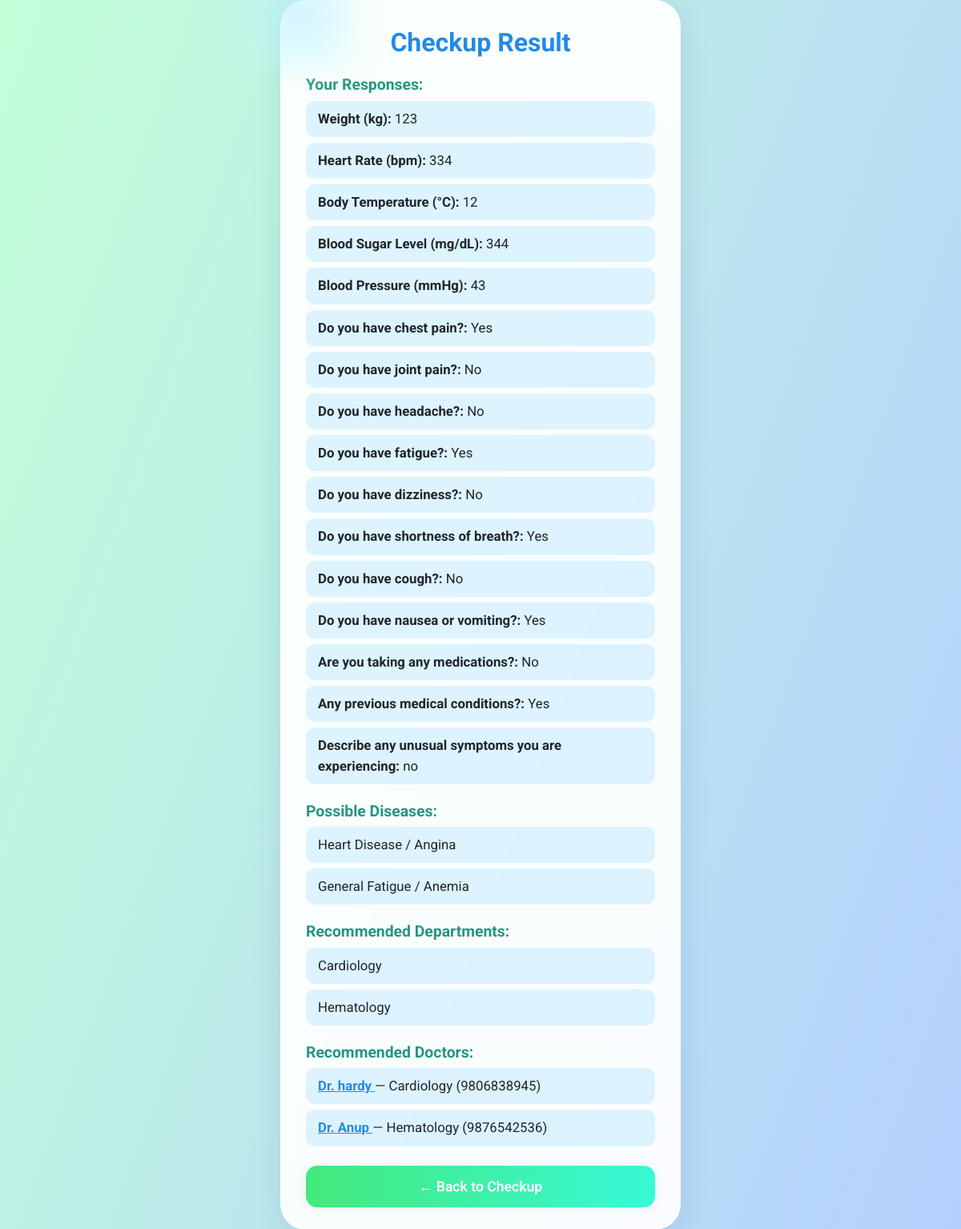
The app's page /checkup/checkup/15/recheck/ (signed in) with its own data.
### checkup/models.py (models this page shows, shortened)
class Question(models.Model):
    QUESTION_TYPES = (
        ('NUM', 'Numeric'),
        ('BOOL', 'Boolean'),
        ('TEXT', 'Text'),
    )
    text = models.CharField(max_length=255)
    question_type = models.CharField(max_length=10, choices=QUESTION_TYPES)

class Response(models.Model):
    submission = models.ForeignKey(CheckupSubmission, on_delete=models.CASCADE, related_name='responses')
    question = models.ForeignKey(Question, on_delete=models.CASCADE)
    answer = models.TextField()

### doctors/models.py (models this page shows, shortened)
class Department(models.Model):
    name = models.CharField(max_length=100)

class Doctor(models.Model):
    name = models.CharField(max_length=100)
    department = models.ForeignKey(Department, on_delete=models.CASCADE)
    contact_number = models.CharField(max_length=15)
    image = models.ImageField(upload_to='doctors/', blank=True, null=True)

### checkup/views.py (the view)
# urls.py: path('checkup/<int:pk>/recheck/', recheck_checkup_view, name='recheck_checkup'),
@login_required
def recheck_checkup_view(request, pk):
    checkup = get_object_or_404(CheckupSubmission, pk=pk, user=request.user)
    saved_responses = checkup.responses.select_related('question')
    responses_list = []
    for r in saved_responses:
        responses_list.append({
            "text": r.question.text,
            "answer": r.answer,
            "type": r.question.question_type
        })
    disease_points = {}
    ai_rules = {
        "blood pressure": {
            "Hypertension": lambda v: 2 if v > 140 else 0,
            "Low Blood Pressure": lambda v: 2 if v < 90 else 0,
        },
        "blood sugar": {
            "Diabetes / High Sugar": lambda v: 2 if v > 180 else 0,
            "Low Blood Sugar": lambda v: 2 if v < 70 else 0,
        },
        "temperature": {
            "Fever / Infection": lambda v: 2 if v > 38 else 0,
            "Hypothermia": lambda v: 2 if v < 36 else 0,
        },
        "heart rate": {
            "Tachycardia / Heart Issue": lambda v: 2 if v > 100 else 0,
            "Bradycardia / Heart Issue": lambda v: 2 if v < 60 else 0,
        },
        "weight": {
            "Obesity / Metabolic Issue": lambda v: 1 if v > 100 else 0,
            "Underweight / Malnutrition": lambda v: 1 if v < 40 else 0,
        },
        "do you have chest pain?": {
            "Heart Disease / Angina": lambda ans: 3 if ans.lower() == "yes" else 0,
        },
        "do you have joint pain?": {
            "Arthritis / Joint Issue": lambda ans: 2 if ans.lower() == "yes" else 0,
        },
        "do you have headache?": {
            "Migraine / Neurological Issue": lambda ans: 2 if ans.lower() == "yes" else 0,
        },
        "do you have fatigue?": {
            "General Fatigue / Anemia": lambda ans: 2 if ans.lower() == "yes" else 0,
        },
        "do you have dizziness?": {
            "Vertigo / Neurological Issue": lambda ans: 1 if ans.lower() == "yes" else 0,
        },
    }
    for r in responses_list:
        key = r["text"].lower()
        answer = r["answer"]
        if r["type"] == "NUM":
            try:
                value = float(answer)
            except:
                value = 0
            if key in ai_rules:
                for disease, func in ai_rules[key].items():
                    disease_points[disease] = disease_points.get(disease, 0) + func(value)
        elif r["type"] == "BOOL":
            if key in ai_rules:
                for disease, func in ai_rules[key].items():
                    disease_points[disease] = disease_points.get(disease, 0) + func(answer)
    possible_diseases = [d for d, pts in disease_points.items() if pts > 0]
    disease_department_map = {
        "Heart Disease / Angina": "Cardiology",
        "Hypertension": "Cardiology",
        "Low Blood Pressure": "Cardiology",
        "Tachycardia / Heart Issue": "Cardiology",
        "Bradycardia / Heart Issue": "Cardiology",
        "Diabetes / High Sugar": "Endocrinology",
        "Low Blood Sugar": "Endocrinology",
        "Fever / Infection": "General Medicine",
        "Hypothermia": "General Medicine",
        "Obesity / Metabolic Issue": "Nutritionist",
        "Underweight / Malnutrition": "Nutritionist",
        "Arthritis / Joint Issue": "Orthopedics",
        "Migraine / Neurological Issue": "Neurology",
        "General Fatigue / Anemia": "Hematology",
        "Vertigo / Neurological Issue": "Neurology",
    }
    recommended_departments = {
        disease_department_map[d] for d in possible_diseases if d in disease_department_map
    }
    recommended_doctors = Doctor.objects.filter(department__name__in=recommended_departments)
    return render(request, "checkup/results.html", {
        "responses": responses_list,
        "possible_diseases": possible_diseases or ["No specific disease detected."],
        "recommended_departments": list(recommended_departments) or ["N/A"],
        "recommended_doctors": recommended_doctors
    })

### checkup/templates/checkup/results.html (shortened to what this page needs)
{% load static %}
<!DOCTYPE html>
<html lang="en">
<head>
    <link href="https://cdn.jsdelivr.net/npm/bootstrap@5.3.0/dist/css/bootstrap.min.css" rel="stylesheet">
</head>
<body>
    <div class="result-card">
        <h2>Checkup Result</h2>
        <div class="section">
            <h3>Your Responses:</h3>
            <ul>
                {% for r in responses %}
                    <li><strong>{{ r.text }}:</strong> {{ r.answer }}</li>
                {% endfor %}
            </ul>
        </div>
        <div class="section">
            <h3>Possible Diseases:</h3>
            <ul>
                {% for disease in possible_diseases %}
                    <li>{{ disease }}</li>
                {% endfor %}
            </ul>
        </div>
        <div class="section">
            <h3>Recommended Departments:</h3>
            <ul>
                {% for dept in recommended_departments %}
                    <li>{{ dept }}</li>
                {% endfor %}
            </ul>
        </div>
        <div class="section">
    <h3>Recommended Doctors:</h3>
    <ul>
        {% for doctor in recommended_doctors %}
            <li>
                <a href="{% url 'doctor_detail' doctor.pk %}" style="font-weight: bold; color: #228be6;">
                    {{ doctor.name }}
                </a> — {{ doctor.department.name }} ({{ doctor.contact_number }})
            </li>
        {% empty %}
            <li>No doctors found for the recommended departments.</li>
        {% endfor %}
    </ul>
</div>
        <a href="{% url 'start_checkup' %}" class="back-btn">← Back to Checkup</a>
    </div>
</body>
</html>

### checkup/templates/checkup/results.html (style rules this page uses)
body { min-height: 100vh; margin: 0; background: linear-gradient(110deg, #c2ffd8 0%, #b5d0ff 100%); display: flex; align-items: center; justify-content: center; font-family: 'Roboto', sans-serif; }
.result-card { max-width: 500px; width: 100%; background: rgba(255,255,255,0.92); border-radius: 32px; backdrop-filter: blur(10px); box-shadow: 0 6px 36px rgba(44,65,130,0.13); padding: 34px 32px 28px 32px; position: relative; }
.result-card:before { content: ""; position: absolute; left: -44px; top: -48px; width: 130px; height: 130px; background: radial-gradient(circle, #aee9ff90 0%, #d1fcfc80 90%); filter: blur(23px); z-index: 0; }
h2 { color: #228be6; text-align: center; margin-bottom: 16px; font-weight: 700; }
h3 { color: #23967f; font-size: 1.21rem; margin-top: 22px; font-weight: 700; }
ul { list-style-type: none; padding-left: 0; margin-bottom: 0; }
li { background: rgba(188,233,255,0.48); border-radius: 11px; margin: 7px 0; padding: 10px 15px 10px 15px; font-size: 1.05rem; }
.section { margin-bottom: 19px; }
.back-btn { display: block; width: 100%; padding: 13px 0; background: linear-gradient(90deg, #43e97b 0%, #38f9d7 100%); color: white; border: none; border-radius: 14px; font-size: 1.1rem; font-weight: 600; text-align: center; text-decoration: none; margin-top: 24px; box-shadow: 0 2px 12px rgba(44,62,80,0.08); transition: background .22s, transform .18s; }

### records on screen
Question: text "Weight (kg)"
Response: answer "123"
Question: text "Heart Rate (bpm)"
Response: answer "334"
Question: text "Body Temperature (°C)"
Response: answer "12"
Question: text "Blood Sugar Level (mg/dL)"
Response: answer "344"
Question: text "Blood Pressure (mmHg)"
Response: answer "43"
Question: text "Do you have chest pain?"
Response: answer "Yes"
Question: text "Do you have joint pain?"
Response: answer "No"
Question: text "Do you have headache?"
Response: answer "No"
Question: text "Do you have fatigue?"
Response: answer "Yes"
Question: text "Do you have dizziness?"
Response: answer "No"
Question: text "Do you have shortness of breath?"
Response: answer "Yes"
Question: text "Do you have cough?"
Response: answer "No"
Question: text "Do you have nausea or vomiting?"
Response: answer "Yes"
Question: text "Are you taking any medications?"
Response: answer "No"
Question: text "Any previous medical conditions?"
Response: answer "Yes"
Question: text "Describe any unusual symptoms you are experiencing"
Response: answer "no"
Department: name "Cardiology"
Department: name "Hematology"
Doctor: name "Dr. hardy", department.name "Cardiology", contact_number "9806838945"
Doctor: name "Dr. Anup", department.name "Hematology", contact_number "9876542536"

### other values on screen
{{ disease }} "Heart Disease / Angina" "General Fatigue / Anemia"
